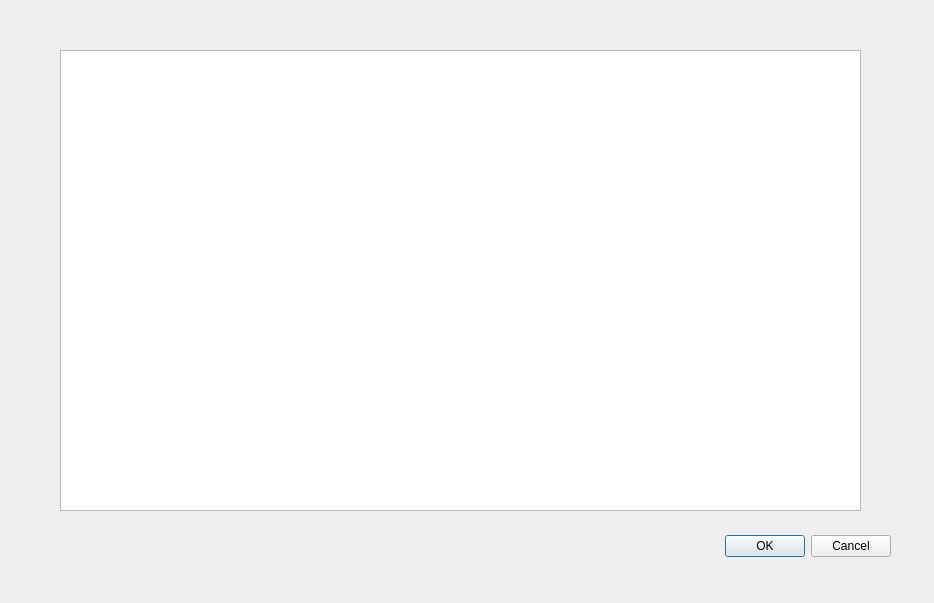
<?xml version="1.0" encoding="UTF-8"?>
<ui version="4.0">
 <class>Table</class>
 <widget class="QDialog" name="Table">
  <property name="geometry">
   <rect>
    <x>0</x>
    <y>0</y>
    <width>934</width>
    <height>603</height>
   </rect>
  </property>
  <property name="windowTitle">
   <string>Dialog</string>
  </property>
  <widget class="QDialogButtonBox" name="buttonBox">
   <property name="geometry">
    <rect>
     <x>550</x>
     <y>530</y>
     <width>341</width>
     <height>32</height>
    </rect>
   </property>
   <property name="orientation">
    <enum>Qt::Orientation::Horizontal</enum>
   </property>
   <property name="standardButtons">
    <set>QDialogButtonBox::StandardButton::Cancel|QDialogButtonBox::StandardButton::Ok</set>
   </property>
  </widget>
  <widget class="QTableWidget" name="tableWidget">
   <property name="geometry">
    <rect>
     <x>60</x>
     <y>50</y>
     <width>801</width>
     <height>461</height>
    </rect>
   </property>
  </widget>
 </widget>
 <resources/>
 <connections>
  <connection>
   <sender>buttonBox</sender>
   <signal>accepted()</signal>
   <receiver>Table</receiver>
   <slot>accept()</slot>
   <hints>
    <hint type="sourcelabel">
     <x>248</x>
     <y>254</y>
    </hint>
    <hint type="destinationlabel">
     <x>157</x>
     <y>274</y>
    </hint>
   </hints>
  </connection>
  <connection>
   <sender>buttonBox</sender>
   <signal>rejected()</signal>
   <receiver>Table</receiver>
   <slot>reject()</slot>
   <hints>
    <hint type="sourcelabel">
     <x>316</x>
     <y>260</y>
    </hint>
    <hint type="destinationlabel">
     <x>286</x>
     <y>274</y>
    </hint>
   </hints>
  </connection>
 </connections>
</ui>
